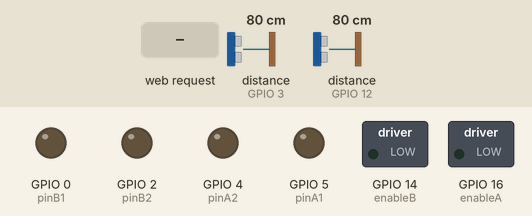
A sketch run on a simulated ESP8266 (NodeMCU). Parts: switched loads named in the sketch (green lamp = pin HIGH), output pins drawn as LEDs (lit = HIGH). The test bench sets the inputs (shaded band); at power-on: distance to the obstacle (sensors on GPIO 3, GPIO 12) 80 cm. The echo pulse lasts 58.3 µs per cm; WiFi joins after 1.5 s; servers stay silent unless stated; pins used as bus, display or sensor lines are not drawn; what the sketch prints to the serial monitor is not drawn.

Above: at 2.7 s.
2.8 s: HTTP request GET /MOTOR=FORWARD received
At 3.9 s:
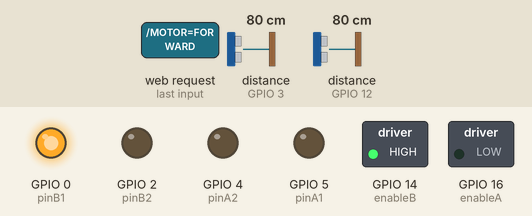
4.3 s: HTTP request GET /MOTOR=BACKWARD received
At 5.0 s:
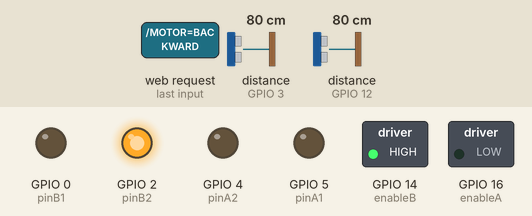
5.8 s: HTTP request GET /MOTOR=LEFT received
At 6.2 s:
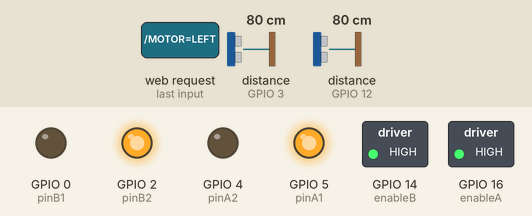
7.3 s: HTTP request GET /MOTOR=RIGHT received
At 8.5 s:
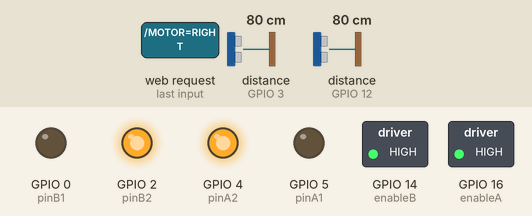
8.8 s: HTTP request GET /MOTOR=FORWARD received
At 9.7 s:
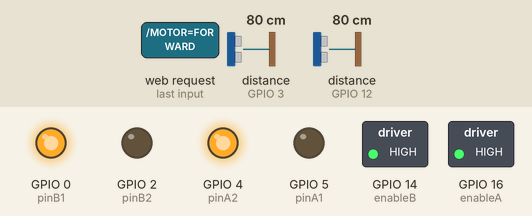
10.3 s: HTTP request GET /MOTOR=LEFT received
At 10.8 s:
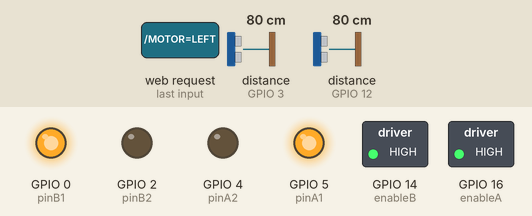
Timing chart, 0 to 12.8 s (numbered marks = the images above; inputs shaded):
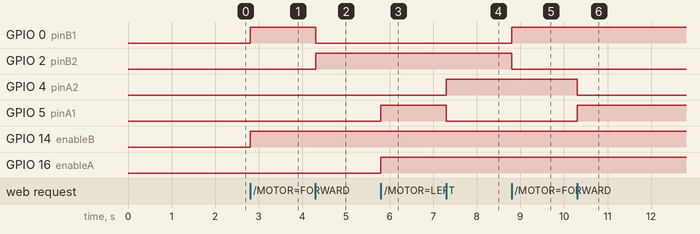

Measured:
- after the input at 2.8 s, GPIO 0 (pinB1), GPIO 14 (enableB): LOW → HIGH at once
- after the input at 4.3 s, GPIO 0 (pinB1): HIGH → LOW at once; GPIO 2 (pinB2): LOW → HIGH at once
- after the input at 5.8 s, GPIO 5 (pinA1), GPIO 16 (enableA): LOW → HIGH at once
- after the input at 7.3 s, GPIO 4 (pinA2): LOW → HIGH at once; GPIO 5 (pinA1): HIGH → LOW at once
- after the input at 8.8 s, GPIO 0 (pinB1): LOW → HIGH at once; GPIO 2 (pinB2): HIGH → LOW at once
- after the input at 10.3 s, GPIO 4 (pinA2): HIGH → LOW at once; GPIO 5 (pinA1): LOW → HIGH at once

The sketch:

Finalcontrolwithbrowser.ino
```cpp
// Go to File > Preferences > Additional Boards Manager URLs
// then paste the below url in the field
//https://dl.espressif.com/dl/package_esp32_index.json, http://arduino.esp8266.com/stable/package_esp8266com_index.json
// click ok

// Go to "Tools -> Board -> Boards Manager", type "ESP8266" and install it.
// then go to Tools> select Board > NodeMCU 1.0 (ESP 12E) > select port
// verify the code
// and upload the code

//Header file
#include <ESP8266WiFi.h>

//Ultrasound Distance Sensor 1
#define trigPin1 15 // Trigger  D8
#define echoPin1 3 //echo      RX

//Ultrasound Distance Sensor 2
#define trigPin2 13 // Trigger  D7
#define echoPin2 12//echo      D6

//Motor A
int enableA = 16;  //D0
int pinA1 = 5;    //D1
int pinA2 = 4;    //D2

///Motor B
int enableB = 14;//D5
int pinB1 = 0;    //D3
int pinB2 = 2;  //D4

int r;
//Variables1
long duration1;
int distance1;

//Variables1
long duration2;
int distance2;


const char* ssid = "PKS"; // SSID i.e. Service Set Identifier is the name of your WIFI
const char* password = "1234567890"; // Your Wifi password, in case you have open network comment the whole statement.


WiFiServer server(80); // Creates a server that listens for incoming connections on the specified port, here in this case port is 80.


void setup()
{
 /* Initialize Ultrasound Pin Modes */
 pinMode(trigPin1, OUTPUT); // Trigger PIN1
 pinMode(echoPin1, INPUT); // Echo PIN1

 pinMode(trigPin2, OUTPUT); // Trigger PIN2
 pinMode(echoPin2, INPUT); // Echo PIN2

 /* Initialize Motor A Pin Modes */
  pinMode (enableA, OUTPUT);
  pinMode (pinA1, OUTPUT);
  pinMode (pinA2, OUTPUT);

 /* Initialize Motor B Pin Modes */
  pinMode (enableB, OUTPUT);
  pinMode (pinB1, OUTPUT);
  pinMode (pinB2, OUTPUT);

  // Serial monitor begin at 115200
  Serial.begin(115200);

  // Connect to WiFi network
  Serial.println();
  Serial.println();
  Serial.print("Connecting to ");
  Serial.println(ssid);

  WiFi.begin(ssid, password);

  while (WiFi.status() != WL_CONNECTED) {
    delay(500);
    Serial.print(".");
  }
  Serial.println("");
  Serial.println("WiFi connected");

  // Start the server
  server.begin();
  Serial.println("Server started");

  // Print the IP address
  Serial.print("Use this URL to connect: ");
  Serial.print("http://");
  Serial.print(WiFi.localIP()); //Gets the WiFi shield's IP address and Print the IP address of serial monitor
  Serial.println("/");


}


void loop()
{
// Check if a client has connected
  WiFiClient client = server.available();
  if (!client) {
    return;
  }

  // Wait until the client sends some data
  Serial.println("new client");
  while(!client.available()){
    delay(1);
  }

  // Read the first line of the request
  String request = client.readStringUntil('\r');
  Serial.println(request);
  client.flush();

  // Match the request

  int value = 0;
  if (request.indexOf("/MOTOR=FORWARD") != -1)  {
    goBack();
    value = 1;
    checkdistance();
    delay(1);
  }
  if (request.indexOf("/MOTOR=BACKWARD") != -1)  {
    goForward();
    value = 2;
    checkdistance();
    delay(1);
  }
  if (request.indexOf("/MOTOR=LEFT") != -1)  {
    turnLeft();
    value = 3;
    checkdistance();
    delay(1);
  }
  if (request.indexOf("/MOTOR=RIGHT") != -1)  {
    turnRight();
    value = 4;
    checkdistance();
    delay(1);
  }
  // Return the response
  client.println("HTTP/1.1 200 OK");
  client.println("Content-Type: text/html");
  client.println(""); //  do not forget this one
  client.println("<!DOCTYPE HTML>");
  client.println("<html>");

  client.print("Motor is now: ");

  if(value == 1) {
    client.print("Forward");
  } else if(value == 2){
    client.print("Backward");
  }else if(value == 3){
    client.print("Left");
  }else{
    client.print("Right");
  }
  client.println("<br><br>");
  client.println("<a href=\"/MOTOR=FORWARD\"\"><button>UP</button></a>");
  client.println("<a href=\"/MOTOR=BACKWARD\"\"><button>DOWN</button></a><br />");
  client.println("<a href=\"/MOTOR=LEFT\"\"><button>LEFT</button></a>");
  client.println("<a href=\"/MOTOR=RIGHT\"\"><button>RIGHT</button></a><br />");
  client.println("</html>");
  delay(1);
  Serial.println("Client disonnected");
  Serial.println("");
 }

void checkdistance()
{
  //check the distance
  distance1 = checkDistance1();
  distance2 = checkDistance2();
  Serial.println(distance1);
  Serial.println(distance2);

  //if distance is less that 30 cm
  if(distance1 < 30 || distance2 < 30)
  {
    Serial.println("menor");
    //stop car, turn wheels right and go back for 500 ms. Then stop
    stopMotorB();
    stopMotorA();
  }
}
//function to calcutate the distance to an obstacle
long microsecondsToCentimeters (long microseconds) {
 // The speed of sound is 340 m/s or 29 microseconds per centimeter
 // The ping travels forth and back, so, the distance is half the distance traveled
 return microseconds / 29 / 2;
}

//function to check the distance of an obstacle
long checkDistance1()
{
 /* The following trigPin/echoPin cycle is used to determine the distance of the nearest
 object by bouncing soundwaves off it */
 //Trigger a HIGH pulse for 2 or more microseconds
 //Give a short LOW pulse before sending a HIGH one

 digitalWrite (trigPin1, LOW);
 delayMicroseconds(2);
 digitalWrite(trigPin1, HIGH);
 delayMicroseconds(10);
 digitalWrite (trigPin1, LOW);
 //Now, lets read the read the bounced wave
 duration1 = pulseIn(echoPin1, HIGH);
 //calculate the distance
 distance1 = microsecondsToCentimeters(duration1);

 return distance1;
}

long checkDistance2()
{
 /* The following trigPin/echoPin cycle is used to determine the distance of the nearest
 object by bouncing soundwaves off it */
 //Trigger a HIGH pulse for 2 or more microseconds
 //Give a short LOW pulse before sending a HIGH one

 digitalWrite (trigPin2, LOW);
 delayMicroseconds(2);
 digitalWrite(trigPin2, HIGH);
 delayMicroseconds(10);
 digitalWrite (trigPin2, LOW);
 //Now, lets read the read the bounced wave
 duration2 = pulseIn(echoPin2, HIGH);
 //calculate the distance
 distance2 = microsecondsToCentimeters(duration2);

 return distance2;
}

//function to go forward
void goForward()
{
  //Enable Motor B
  digitalWrite (enableB, HIGH);
  //forward
  digitalWrite (pinB1, LOW);
  digitalWrite (pinB2, HIGH);
}

//function to stop Motor B movement
void stopMotorB()
{
  digitalWrite(enableB, LOW);
  delay(1);
}

//function to go back
void goBack()
{
  //Enable Motor B
  digitalWrite (enableB, HIGH);
  //back
  digitalWrite (pinB1,HIGH);
  digitalWrite (pinB2,LOW);
}

//function to stop Motor A movement
void stopMotorA()
{
  digitalWrite (enableA, LOW);
  delay(1);
}

//function to turn the RC car right
void turnRight()
{
  //Enable Motor A
  digitalWrite (enableA, HIGH);
  //right
  digitalWrite (pinA1, LOW);
  digitalWrite (pinA2, HIGH);
}

//function to turn the RC car left
void turnLeft()
{
  //Enable Motor A
  digitalWrite (enableA, HIGH);
  //left
  digitalWrite (pinA1,HIGH);
  digitalWrite (pinA2,LOW);
}
```
